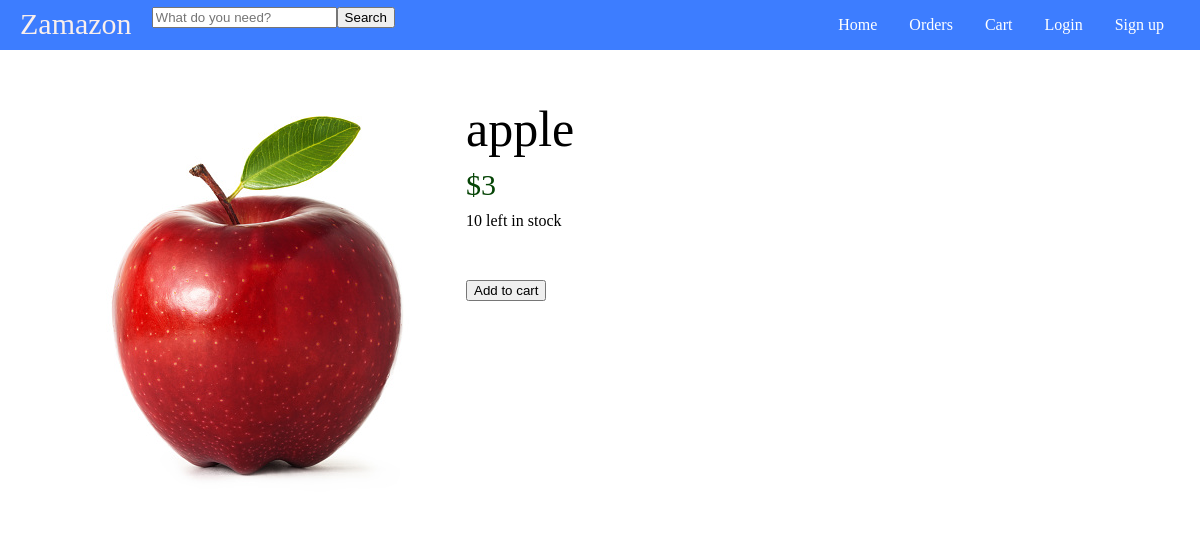
Before: /product?id=2134 with the older database file.
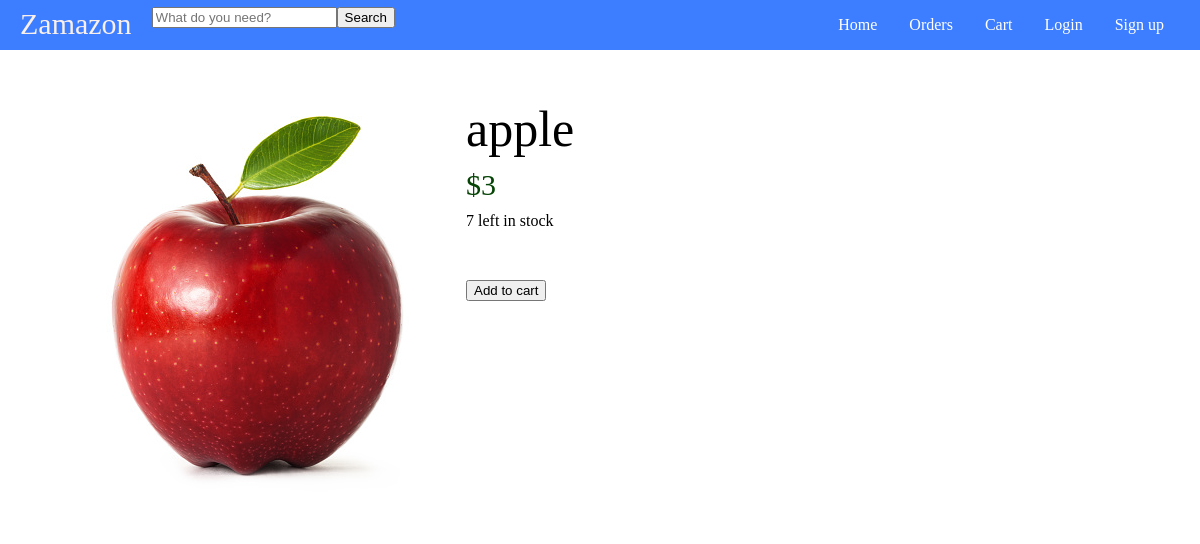
After: the same page with the newer database file.
### tables this page shows
CREATE TABLE product (
	id int,
	name varchar(255) NOT NULL,
	price int NOT NULL,
	stock int NOT NULL,
	category varchar(255) NOT NULL,
	PRIMARY KEY (id),
	FOREIGN KEY (category) REFERENCES category(name)
);

### main.py (the view)
@app.route('/product')
def product():
	connection = sqlite3.connect("shop.db")
	connection.row_factory = sqlite3.Row
	cursor = connection.cursor()
	args = request.args
	args.to_dict()
	if "name" in args.keys():
		name = args["name"]
		cursor.execute("SELECT * FROM product WHERE name=?", (name,))
		product = cursor.fetchone()
	elif "id" in args.keys():
		id = args["id"]
		cursor.execute("SELECT * FROM product WHERE id=?", (id,))
		product = cursor.fetchone()
	if product:
		return render_template("product.html", product=product)
	else:
		return render_template("error.html")

### templates/product.html (shortened to what this page needs)
<DOCTYPE html>
	<html>
	<head>
	  <link rel="stylesheet" href="static/styles.css">
	</head>
	<body>
	  <header class="nav">
			<div class="name-and-search">
				<span class="brand-name"><a href="/">Zamazon</a></span>
				<form action="/product" method="get" class="product-form">
					<input type="text" name="name" id="product-text" placeholder="What do you need?">
					<input type="submit" value="Search">
				</form>
			</div>
			<ul class="navigations">
				<li><a class="navigation" href="/">Home</a></li>
				<li><a class="navigation" href="/orders">Orders</a></li>
				<li><a class="navigation" href="/cart">Cart</a></li>
				<li><a class="navigation" href="/login">Login</a></li>
				<li><a class="navigation" href="/signup">Sign up</a></li>
			</ul>
		</header>
	  <div class="product-page-container">
			<div class="photo-div">
				<img src="static/demo.jpg" alt="">
			</div>
			<div class="right-container">
				<div class="information-div">
					<span class="product-name">{{ product["name"] }}</span>
					<span class="product-price">${{ product["price"] }}</span>
					<span class="product-quantity">{{ product["stock"] }} left in stock</span>
				</div>
				<div class="add-to-cart">
					<form action="/add-to-cart" method="POST">
						<input type="submit" value="Add to cart">
					</form>
				</div>
			</div>
	  </div>
	</body>
	</html>

Changed rows visible on the page:
changed product "apple": stock "10" → "7"
